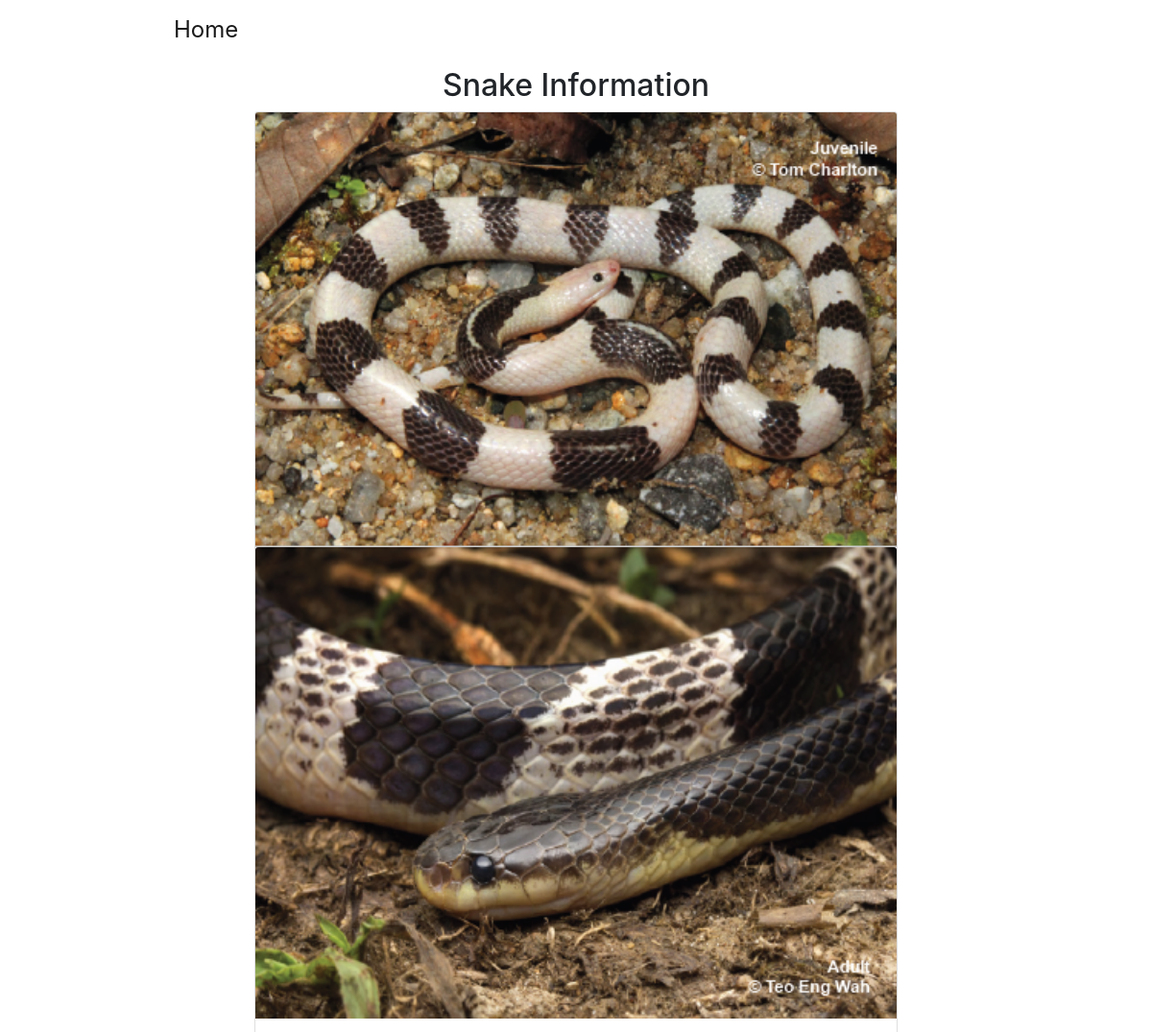
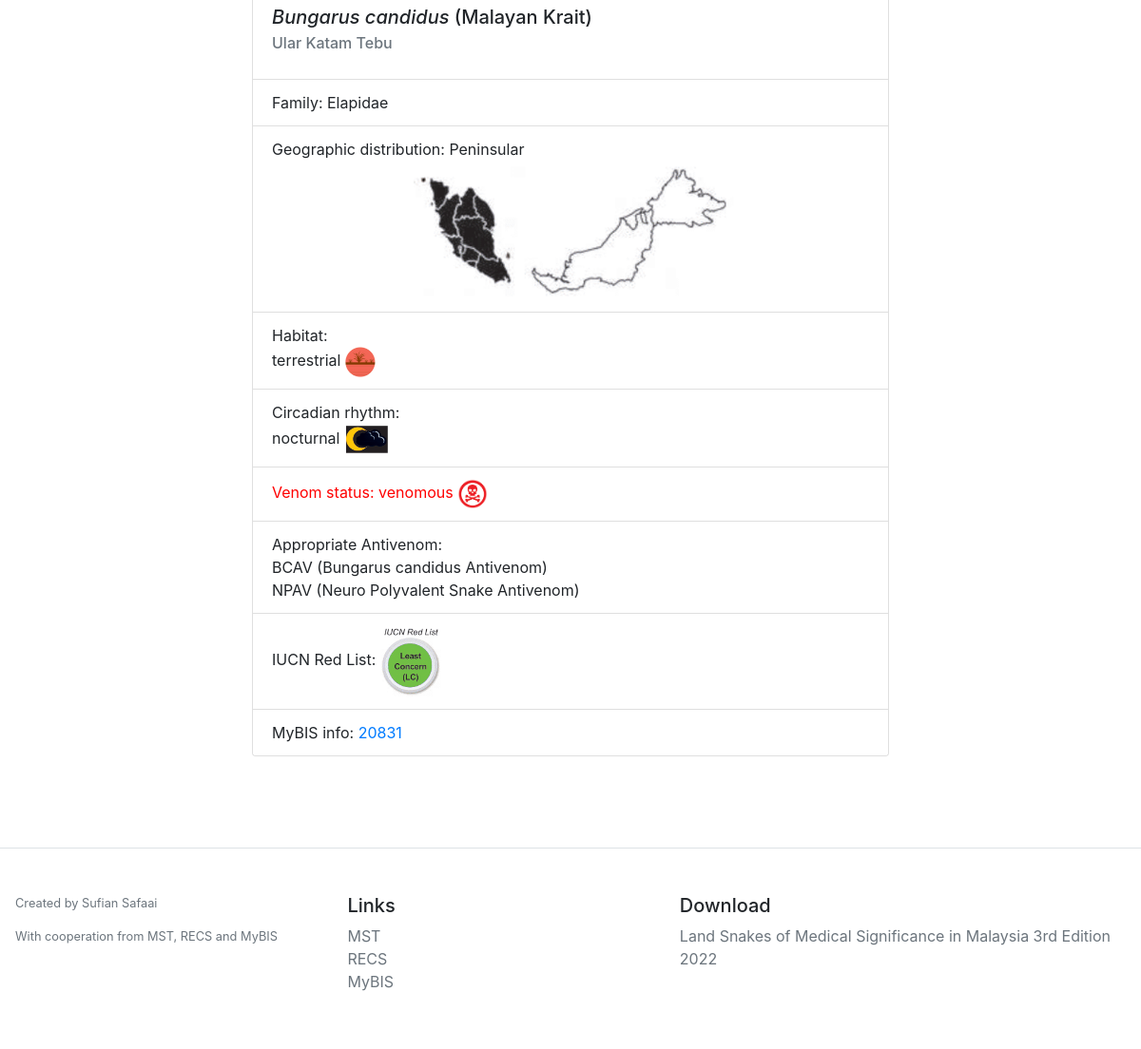
Screenshot of /snake_info/1 with the database file from the repository (2 pictures, top to bottom).
### project/models.py (models this page shows)
class Snakes(db.Model):
    __tablename__ = 'snake'
    id = db.Column(db.Integer, primary_key=True)
    name_en = db.Column(db.String(50), nullable=True)
    name_bm = db.Column(db.String(50), nullable=True)
    name_scientific = db.Column(db.String(50), nullable=True)
    family = db.Column(db.String(50), nullable=True)
    snake_location = db.Column(db.String(50), nullable=True)
    habitat = db.Column(db.String(50), nullable=True)
    circadian = db.Column(db.String(50), nullable=True)
    venom_status = db.Column(db.String(50), nullable=True)
    antivenom = db.Column(db.String(50), nullable=True)
    iucn = db.Column(db.String(50), nullable=True)
    mybis = db.Column(db.String(50), nullable=True)
    locations = db.relationship('Snake_location', backref = 'location', lazy='dynamic')

### project/sdata/sdata.py (the view)
@sdata.route('/snake_info/<int:id>')
def snake_info(id):
    snake_intel = Snakes.query.get(id)
    mypath = 'project/static/snake_img/' + str(id)
    img_files = [f for f in listdir(mypath) if isfile(join(mypath, f))]
    def convert(string):
        li = list(string.split(","))
        return li
    return render_template('snake_info.html',
    snake_intel=snake_intel,
    img_files=img_files,
    convert=convert
    )

### project/sdata/templates/snake_info.html (shortened to what this page needs)
{% extends "base.html" %}
{% block head %}
{{super()}}
<head>
</head>
{% endblock %}
{% block content %}
<div class="container" style="padding-top: 10px;margin: auto;max-width: 700px;">
  <h2 style="text-align: center;">Snake Information</h2>
  <div class="card" style="width: 100%;">
    {% for i in img_files %}
    <img class="card-img-top" src="{{url_for('sdata.img_info', id=snake_intel.id, filename=i )}}" alt="Card image cap">
    {% endfor %}
    <div class="card-body">
      <h5 class="card-title"><i>{{snake_intel.name_scientific}}</i> ({{snake_intel.name_en}})</h5>
      <h6 class="card-subtitle mb-2 text-muted">{{ snake_intel.name_bm }}</h6>
    </div>
    <ul class="list-group list-group-flush">
      <li class="list-group-item">Family: {{snake_intel.family}}</li>
      <li class="list-group-item">Geographic distribution: {{snake_intel.snake_location}}<br>
        <img class="card-img-top mx-auto" src="{{url_for('sdata.geo', id=snake_intel.id )}}" alt="Card image cap" style="max-width: 355px;display: block;">
      </li>
      <li class="list-group-item">Habitat: <br>
      {% for h in convert(snake_intel.habitat) %}
        {{h}}
         <img class="img-fluid" src="{{url_for('sdata.static', filename='logo/')}}{{h +'.png'}}" alt="Card image cap" style="max-width: 32px;">
         <br>
       {% endfor %}
      </li>
      <li class="list-group-item">Circadian rhythm:<br>
      {% for c in convert(snake_intel.circadian) %}
       {{c}}
        <img class="img-fluid" src="{{url_for('sdata.static', filename='logo/')}}{{c +'.png'}}" alt="Card image cap" style="max-width: 48px;">
        <br>
      {% endfor %}
      </li>
      {% if snake_intel.venom_status=='venomous' %}
      <li class="list-group-item" style="color:red">Venom status: {{snake_intel.venom_status}}
        <img class="img-fluid" src="{{url_for('sdata.static', filename='logo/')}}{{snake_intel.venom_status+'.png'}}" alt="Card image cap" style="max-width: 32px;">
      </li>
      {% elif snake_intel.venom_status=='non-venomous' %}
      <li class="list-group-item" style="color:green">Venom status: {{snake_intel.venom_status}}
        <img class="img-fluid" src="{{url_for('sdata.static', filename='logo/')}}{{snake_intel.venom_status+'.png'}}" alt="Card image cap" style="max-width: 32px;">
      </li>
      {% elif snake_intel.venom_status=='undetermined' %}
      <li class="list-group-item">Venom status: {{snake_intel.venom_status}}
        <img class="img-fluid" src="{{url_for('sdata.static', filename='logo/')}}{{snake_intel.venom_status+'.png'}}" alt="Card image cap" style="max-width: 32px;">
      </li>
      {% else %}
      <li class="list-group-item">Venom status: {{snake_intel.venom_status}}</li>
      {% endif %}
      <li class="list-group-item">Appropriate Antivenom: <br>
        {% for a in convert(snake_intel.antivenom) %}
        {{ a }}<br>
        {% endfor %}
      </li>
      {% if snake_intel.iucn=='least' %}
      <li class="list-group-item">IUCN Red List:
        <img class="img-fluid" src="{{url_for('sdata.static', filename='logo/')}}{{snake_intel.iucn+'.png'}}" alt="Card image cap" style="max-width: 64px;">
      </li>
      {% elif snake_intel.iucn=='vulnerable' %}
      <li class="list-group-item">IUCN Red List:
        <img class="img-fluid" src="{{url_for('sdata.static', filename='logo/')}}{{snake_intel.iucn+'.png'}}" alt="Card image cap" style="max-width: 64px;">
      </li>
      {% elif snake_intel.iucn=='not_evaluated' %}
      <li class="list-group-item">IUCN Red List:
        <img class="img-fluid" src="{{url_for('sdata.static', filename='logo/')}}{{snake_intel.iucn+'.png'}}" alt="Card image cap" style="max-width: 64px;">
      </li>
      {% else %}
      <li class="list-group-item">IUCN Red List: None</li>
      {% endif %}
      <li class="list-group-item">MyBIS info: <a href="https://www.mybis.gov.my/sp/{{snake_intel.mybis}}"
          target="blank">{{snake_intel.mybis}}</a></li>
    </ul>
  </div>
  <br>
  <br>
</div>
{% endblock %}

### project/sdata/templates/base.html (shortened to what this page needs)
<!DOCTYPE html>
<html>
{% block head %}
<head>
  <link href="../static/css/bootstrap.min.css" rel="stylesheet">
</head>
{% endblock %}
<body>
  <header id="header" class="fixed-top">
  <div class="container d-flex align-items-center" style="max-width: 900px;background-color: white;">
  <nav class="navbar navbar-expand-lg navbar-light">
    <a class="navbar-brand {% if nav_index %}active{% endif %}" href="{{ url_for('sdata.index') }}">Home</a>
    </nav>
  </div>
  </header>
  {% block content %}
  {% endblock %}
  <footer class="pt-4 my-md-5 pt-md-5 border-top" style="padding: 1rem;">
    <div class="row">
      <div class="col">
        <small class="d-block mb-3 text-muted">Created by Sufian Safaai</small>
        <small class="d-block mb-3 text-muted">With cooperation from MST, RECS and MyBIS</small>
      </div>
      <div class="col">
        <h5>Links</h5>
        <ul class="list-unstyled text-small">
          <li><a class="text-muted" href="http://mstoxinology.blogspot.com/">MST</a></li>
          <li><a class="text-muted" href="https://recs.org.my/">RECS</a></li>
          <li><a class="text-muted" href="https://www.mybis.gov.my/one/">MyBIS</a></li>
        </ul>
      </div>
      <div class="col-5">
        <h5>Download</h5>
        <ul class="list-unstyled text-small">
          <li><a class="text-muted" href="#">Land Snakes of Medical Significance in Malaysia 3rd Edition 2022</a></li>
        </ul>
      </div>
    </div>
  </footer>
</body>
</html>

### rows the page displays
Snakes: name_scientific "Bungarus candidus", name_en "Malayan Krait", name_bm "Ular Katam Tebu", family "Elapidae", snake_location "Peninsular", habitat "terrestrial", habitat (picture), circadian "nocturnal", circadian (picture), venom_status "venomous", venom_status (picture), iucn (picture), mybis "20831"

### other values shown
{{ a }} "BCAV (Bungarus candidus Antivenom)" "NPAV (Neuro Polyvalent Snake Antivenom)"
